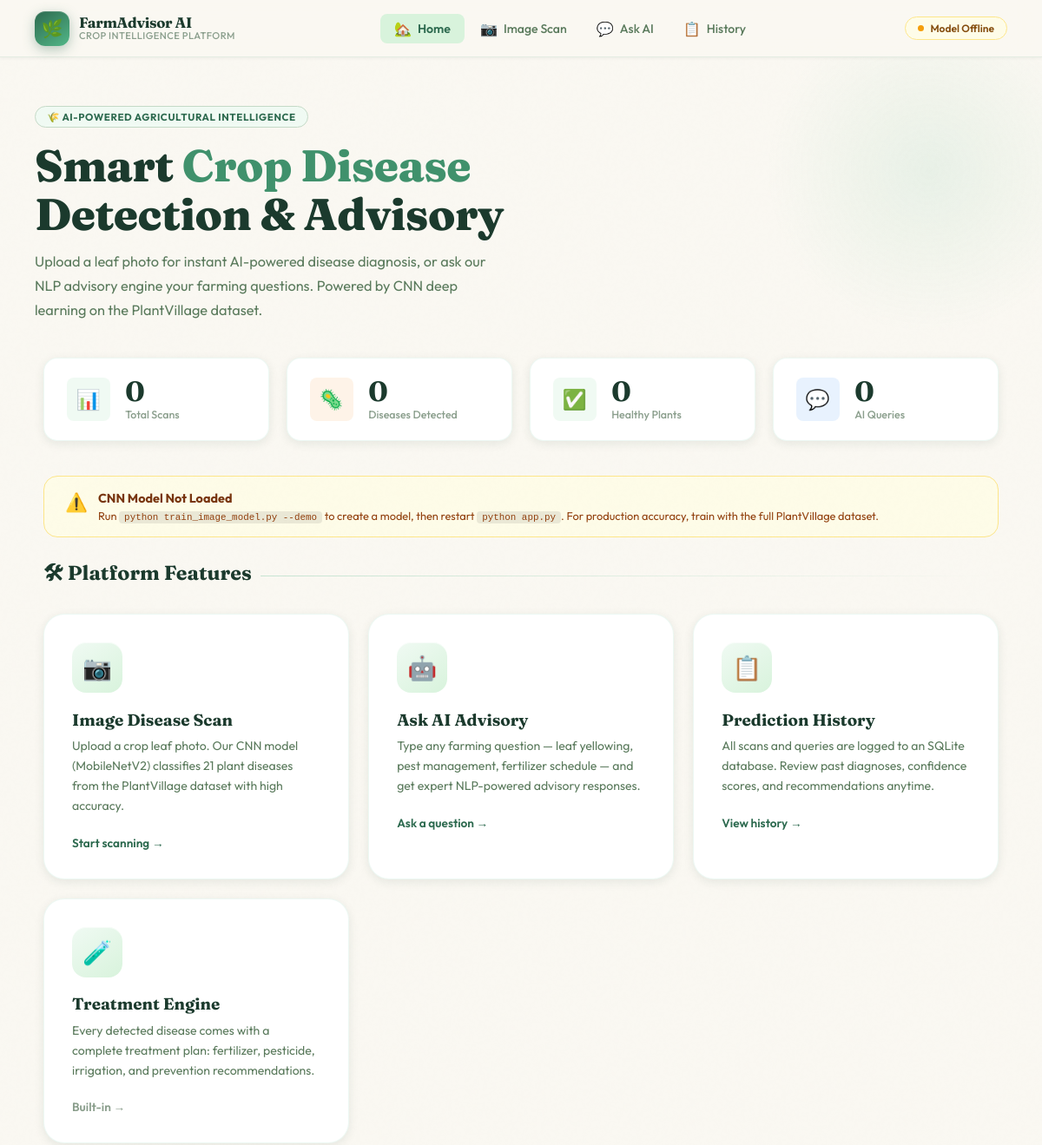
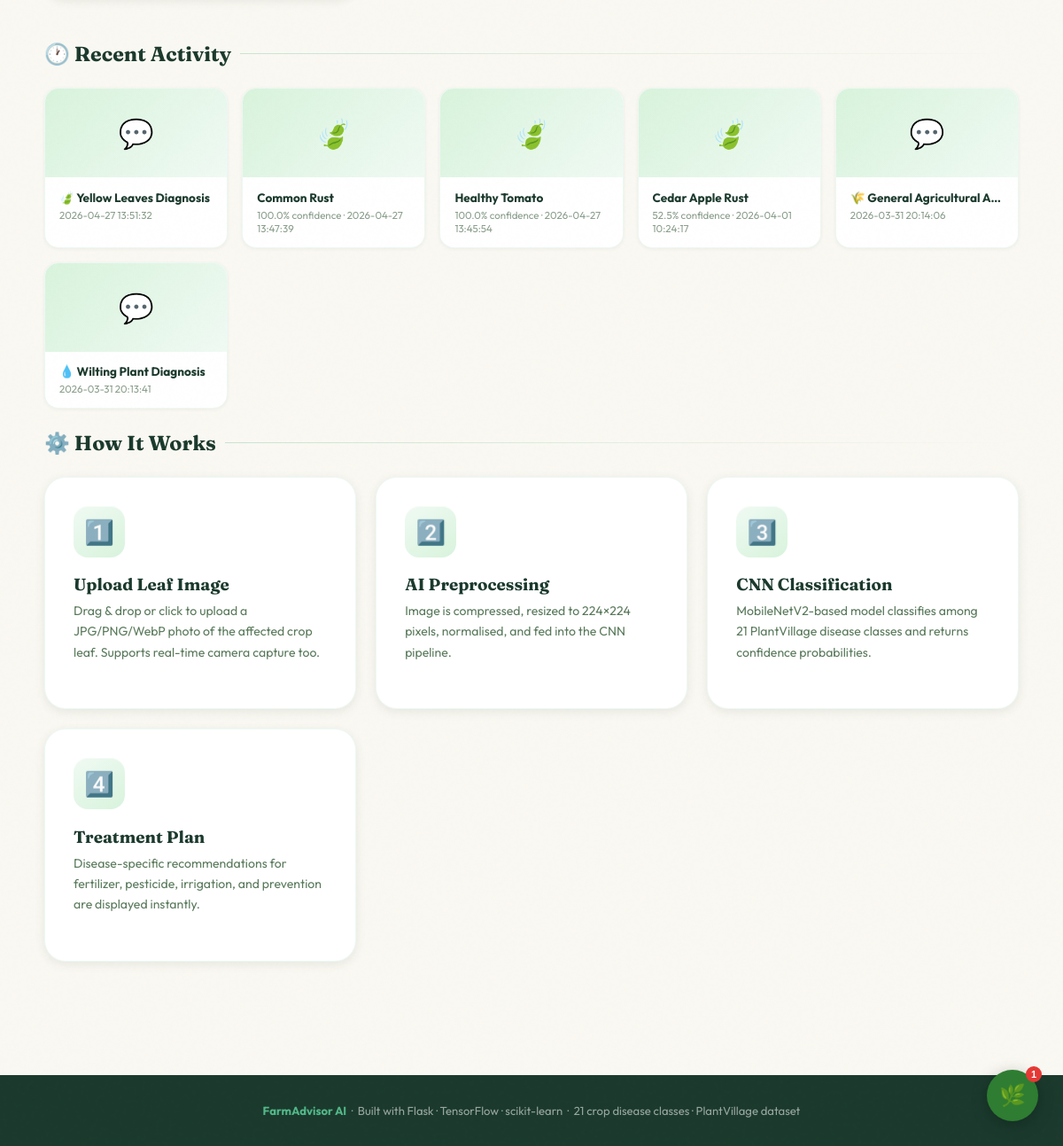
The page / on the database its author committed (2 pictures, top to bottom).
### tables this page shows
CREATE TABLE predictions (
            id          INTEGER PRIMARY KEY AUTOINCREMENT,
            query_text  TEXT,
            image_path  TEXT,
            disease     TEXT,
            confidence  REAL,
            timestamp   TEXT
        );

### app.py (the view)
@app.route("/")
def index():
    from database import get_recent_history, get_stats
    recent = get_recent_history(6)
    stats  = get_stats()
    return render_template("index.html", recent=recent, stats=stats, model_loaded=MODEL_LOADED)

### database.py (called while the page is built)
def get_connection():
    conn = sqlite3.connect(DB_PATH)
    conn.row_factory = sqlite3.Row
    return conn

def get_recent_history(limit=6):
    conn = get_connection()
    rows = conn.execute(
        "SELECT * FROM predictions ORDER BY id DESC LIMIT ?", (limit,)
    ).fetchall()
    conn.close()
    return [dict(r) for r in rows]

def get_stats():
    conn = get_connection()
    total  = conn.execute("SELECT COUNT(*) FROM predictions WHERE image_path IS NOT NULL").fetchone()[0]
    sick   = conn.execute("SELECT COUNT(*) FROM predictions WHERE disease NOT LIKE '%healthy%' AND disease NOT LIKE '%Query%' AND image_path IS NOT NULL").fetchone()[0]
    healthy = conn.execute("SELECT COUNT(*) FROM predictions WHERE disease LIKE '%healthy%'").fetchone()[0]
    queries = conn.execute("SELECT COUNT(*) FROM predictions WHERE image_path IS NULL").fetchone()[0]
    conn.close()
    return {"total_scans": total, "diseases_detected": sick,
            "healthy_plants": healthy, "total_queries": queries}

### templates/index.html (shortened to what this page needs)
<!doctype html>
<html lang="en">
  <head>
    <link rel="stylesheet" href="/static/css/style.css" />
  </head>
  <body>
    <nav class="navbar">
      <a class="nav-brand" href="/">
        <div class="brand-icon">🌿</div>
        <div class="brand-name">
          <strong>FarmAdvisor AI</strong>
          <span>Crop Intelligence Platform</span>
        </div>
      </a>
      <ul class="nav-links">
        <li>
          <a href="/" class="active"
            ><span class="nav-icon">🏡</span> <span>Home</span></a
          >
        </li>
        <li>
          <a href="/scan"
            ><span class="nav-icon">📷</span> <span>Image Scan</span></a
          >
        </li>
        <li>
          <a href="/ask"
            ><span class="nav-icon">💬</span> <span>Ask AI</span></a
          >
        </li>
        <li>
          <a href="/history"
            ><span class="nav-icon">📋</span> <span>History</span></a
          >
        </li>
      </ul>
      <div class="status-pill {% if not model_loaded %}warn{% endif %}">
        <div class="dot-pulse {% if not model_loaded %}warn{% endif %}"></div>
        {% if model_loaded %}AI Ready{% else %}Model Offline{% endif %}
      </div>
    </nav>
    <section class="page-hero">
      <div class="hero-tag">🌾 AI-Powered Agricultural Intelligence</div>
      <h1 class="hero-h1">
        Smart <em>Crop Disease</em><br />Detection & Advisory
      </h1>
      <p class="hero-sub">
        Upload a leaf photo for instant AI-powered disease diagnosis, or ask our
        NLP advisory engine your farming questions. Powered by CNN deep learning
        on the PlantVillage dataset.
      </p>
    </section>
    <div class="stats-row">
      <div class="stat-card">
        <div class="stat-ico g">📊</div>
        <div>
          <div class="stat-n" data-target="{{ stats.total_scans }}">0</div>
          <div class="stat-lbl">Total Scans</div>
        </div>
      </div>
      <div class="stat-card">
        <div class="stat-ico c">🦠</div>
        <div>
          <div class="stat-n" data-target="{{ stats.diseases_detected }}">
            0
          </div>
          <div class="stat-lbl">Diseases Detected</div>
        </div>
      </div>
      <div class="stat-card">
        <div class="stat-ico g">✅</div>
        <div>
          <div class="stat-n" data-target="{{ stats.healthy_plants }}">0</div>
          <div class="stat-lbl">Healthy Plants</div>
        </div>
      </div>
      <div class="stat-card">
        <div class="stat-ico b">💬</div>
        <div>
          <div class="stat-n" data-target="{{ stats.total_queries }}">0</div>
          <div class="stat-lbl">AI Queries</div>
        </div>
      </div>
    </div>
    <main class="container">
      {% if not model_loaded %}
      <div class="model-banner">
        <div class="bico">⚠️</div>
        <div>
          <h4>CNN Model Not Loaded</h4>
          <p>
            Run <code>python train_image_model.py --demo</code> to create a
            model, then restart <code>python app.py</code>. For production
            accuracy, train with the full PlantVillage dataset.
          </p>
        </div>
      </div>
      {% endif %}
      <h2 class="sec-title">🛠 Platform Features</h2>
      <div class="feature-grid">
        <a class="feat-card" href="/scan">
          <div class="feat-ico-wrap">📷</div>
          <h3>Image Disease Scan</h3>
          <p>
            Upload a crop leaf photo. Our CNN model (MobileNetV2) classifies 21
            plant diseases from the PlantVillage dataset with high accuracy.
          </p>
          <span class="feat-link">Start scanning →</span>
        </a>
        <a class="feat-card" href="/ask">
          <div class="feat-ico-wrap">🤖</div>
          <h3>Ask AI Advisory</h3>
          <p>
            Type any farming question — leaf yellowing, pest management,
            fertilizer schedule — and get expert NLP-powered advisory responses.
          </p>
          <span class="feat-link">Ask a question →</span>
        </a>
        <a class="feat-card" href="/history">
          <div class="feat-ico-wrap">📋</div>
          <h3>Prediction History</h3>
          <p>
            All scans and queries are logged to an SQLite database. Review past
            diagnoses, confidence scores, and recommendations anytime.
          </p>
          <span class="feat-link">View history →</span>
        </a>
        <div class="feat-card">
          <div class="feat-ico-wrap">🧪</div>
          <h3>Treatment Engine</h3>
          <p>
            Every detected disease comes with a complete treatment plan:
            fertilizer, pesticide, irrigation, and prevention recommendations.
          </p>
          <span class="feat-link" style="color: var(--stone)">Built-in →</span>
        </div>
      </div>
      {% if recent %}
      <h2 class="sec-title">🕐 Recent Activity</h2>
      <div class="activity-grid">
        {% for r in recent %}
        <div class="act-card">
          {% if r.image_path %}
          <div class="act-thumb-placeholder" style="display: none">🍃</div>
          {% else %}
          <div class="act-thumb-placeholder">💬</div>
          {% endif %}
          <div class="act-body">
            <div class="act-disease">{{ r.disease or '—' }}</div>
            <div class="act-meta">
              {% if r.confidence %}{{ "%.1f"|format(r.confidence) }}% confidence
              · {% endif %} {{ r.timestamp or '' }}
            </div>
          </div>
        </div>
        {% endfor %}
      </div>
      {% endif %}
      <h2 class="sec-title mt-3">⚙️ How It Works</h2>
      <div class="feature-grid">
        <div class="feat-card" style="pointer-events: none">
          <div class="feat-ico-wrap">1️⃣</div>
          <h3>Upload Leaf Image</h3>
          <p>
            Drag & drop or click to upload a JPG/PNG/WebP photo of the affected
            crop leaf. Supports real-time camera capture too.
          </p>
        </div>
        <div class="feat-card" style="pointer-events: none">
          <div class="feat-ico-wrap">2️⃣</div>
          <h3>AI Preprocessing</h3>
          <p>
            Image is compressed, resized to 224×224 pixels, normalised, and fed
            into the CNN pipeline.
          </p>
        </div>
        <div class="feat-card" style="pointer-events: none">
          <div class="feat-ico-wrap">3️⃣</div>
          <h3>CNN Classification</h3>
          <p>
            MobileNetV2-based model classifies among 21 PlantVillage disease
            classes and returns confidence probabilities.
          </p>
        </div>
        <div class="feat-card" style="pointer-events: none">
          <div class="feat-ico-wrap">4️⃣</div>
          <h3>Treatment Plan</h3>
          <p>
            Disease-specific recommendations for fertilizer, pesticide,
            irrigation, and prevention are displayed instantly.
          </p>
        </div>
      </div>
    </main>
    <footer>
      <strong>FarmAdvisor AI</strong> &nbsp;·&nbsp; Built with Flask ·
      TensorFlow · scikit-learn &nbsp;·&nbsp; 21 crop disease classes ·
      PlantVillage dataset
    </footer>
    {% include 'chatbot.html' %}
  </body>
</html>

### templates/chatbot.html (shortened to what this page needs)
<!doctype html>
<html lang="en">
  <head>
  </head>
  <body>
    <button id="chat-fab" onclick="toggleChat()" title="Crop Advisory Chatbot">
      🌿
      <span id="chat-badge">1</span>
    </button>
  </body>
</html>

### templates/chatbot.html (style rules this page uses)
* { box-sizing: border-box; margin: 0; padding: 0; }
#chat-fab { position: fixed; bottom: 28px; right: 28px; width: 58px; height: 58px; background: #2e7d32; border-radius: 50%; display: flex; align-items: center; justify-content: center; font-size: 24px; cursor: pointer; box-shadow: 0 4px 18px rgba(0, 0, 0, 0.25); z-index: 99999; transition: transform 0.2s; border: none; }
#chat-badge { position: absolute; top: -4px; right: -4px; background: #e53935; color: white; border-radius: 50%; width: 18px; height: 18px; font-size: 11px; display: flex; align-items: center; justify-content: center; font-weight: bold; }

### rows shown on the page
predictions: disease "🍃 Yellow Leaves Diagnosis", timestamp "2026-04-27 13:51:32"
predictions: disease "Common Rust", confidence "100.0", timestamp "2026-04-27 13:47:39"
predictions: disease "Healthy Tomato", confidence "100.0", timestamp "2026-04-27 13:45:54"
predictions: disease "Cedar Apple Rust", confidence "52.5", timestamp "2026-04-01 10:24:17"
predictions: disease "🌾 General Agricultural A…", timestamp "2026-03-31 20:14:06"
predictions: disease "💧 Wilting Plant Diagnosis", timestamp "2026-03-31 20:13:41"
